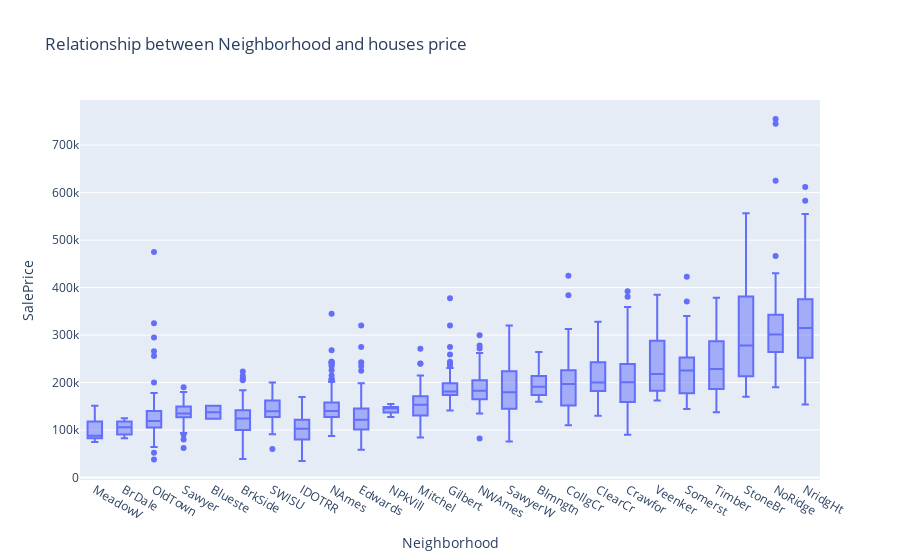

Here is the notebook cell this chart was saved with:
### Markdown cell above
As we can see here, there is a clear relationship between neighborhood and price. Depending on the neighborhood, the houses there are cheper or expensive. For sure neighborhood determines part of the price.

For the neighborhoods that are at the left part of the graph the prices are lower, so we can guess they are bad neighborhoods.

For the neighborhoods that are at the right part of the graph, the price is higher, even the cheapest house at 'NridgHt' is more expensive than the best house at 'MeadowV'. So we can guess they are the best neighborhoods.

### Code cell
fig = px.box(df2, x="Neighborhood", y="SalePrice", title='Relationship between Neighborhood and houses price')
fig.update_xaxes(categoryorder="median ascending")
py.iplot(fig)

### Figure 1 — Plotly figure (JSON) as saved in the notebook; plotly's stock layout.template omitted (floating-point values rounded to 4 significant figures; data arrays with more than 128 entries replaced by an {"elided": "..."} marker saying what was removed)
{"data": [{"alignmentgroup": "True", "hovertemplate": "Neighborhood=%{x}<br>SalePrice=%{y}<extra></extra>", "legendgroup": "", "marker": {"color": "#636efa"}, "name": "", "notched": false, "offsetgroup": "", "orientation": "v", "showlegend": false, "type": "box", "x": {"elided": "1460 str values"}, "x0": " ", "xaxis": "x", "y": {"elided": "1460 int values"}, "y0": " ", "yaxis": "y"}], "layout": {"boxmode": "group", "legend": {"tracegroupgap": 0}, "title": {"text": "Relationship between Neighborhood and houses price"}, "xaxis": {"anchor": "y", "categoryorder": "median ascending", "domain": [0, 1], "title": {"text": "Neighborhood"}}, "yaxis": {"anchor": "x", "domain": [0, 1], "title": {"text": "SalePrice"}}}}
